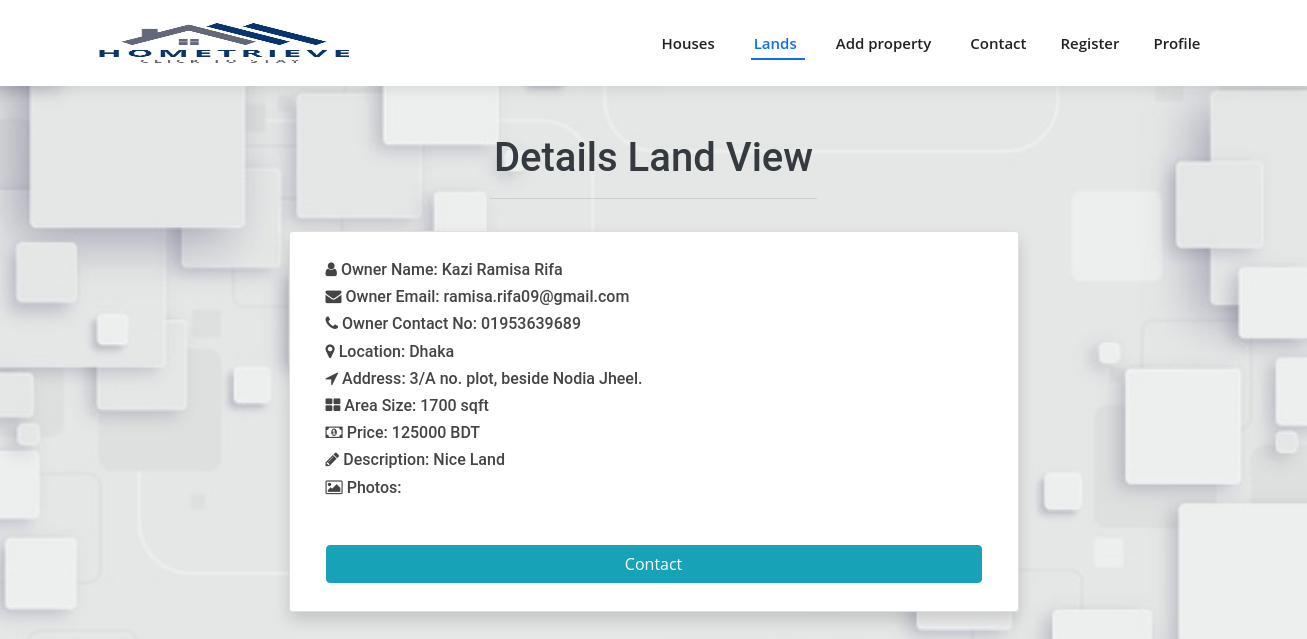
The app's page /view_land_details.php?id=1 (signed in), older data.
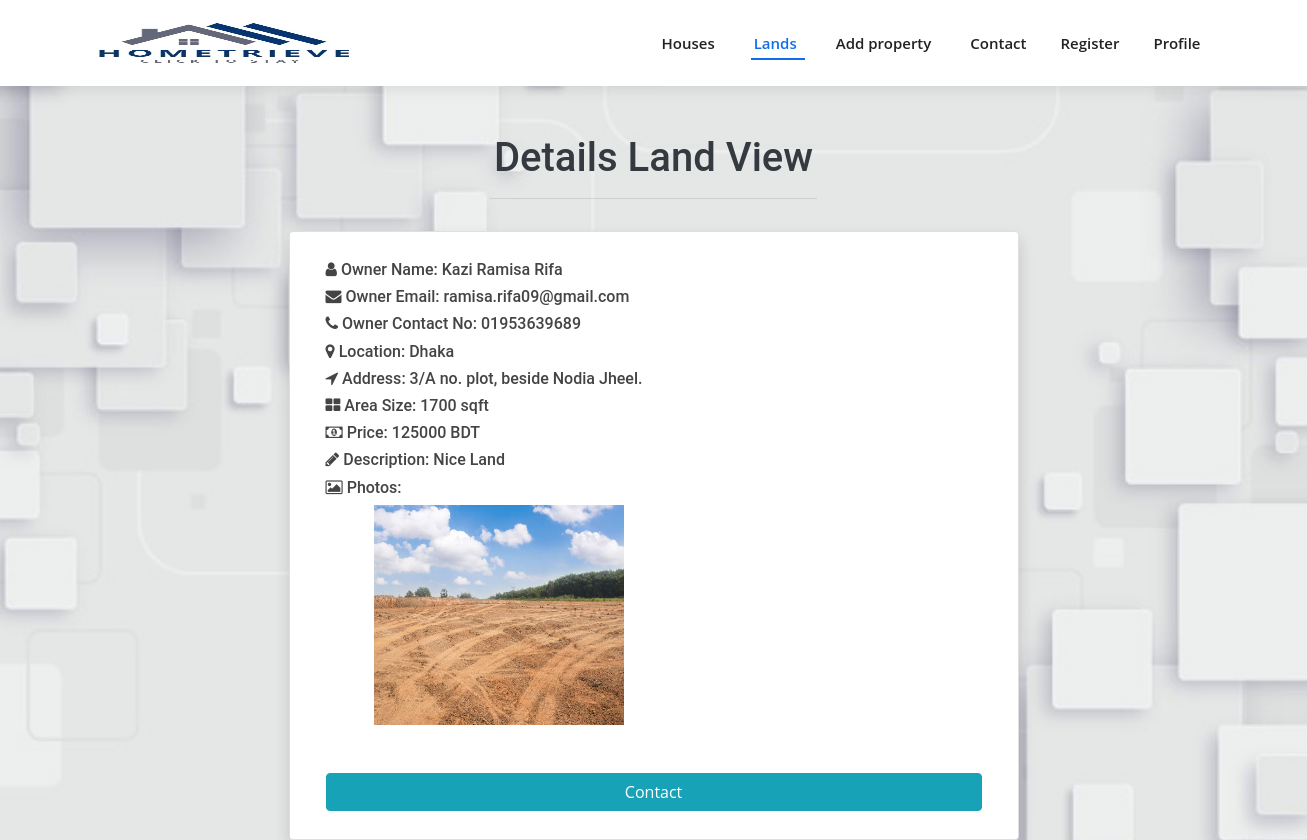
The same page, newer data.
### tables this page shows
CREATE TABLE `land_image` (
  `land_id` int(6) NOT NULL,
  `image` varchar(255) NOT NULL
);

### view_land_details.php (the view, shortened to what this page needs)
<?php
include 'connection.php';
$l_id =  $_GET['id'];
    $sql = "SELECT *
    FROM lands
    WHERE id='$l_id'";
    $result = mysqli_query($conn,$sql);
    $row = mysqli_fetch_array($result)
?>
<!DOCTYPE html>
<html lang="en" dir="ltr">
  <head>
    <link rel="stylesheet" href="https://maxcdn.bootstrapcdn.com/bootstrap/4.5.2/css/bootstrap.min.css">
    <link href="//maxcdn.bootstrapcdn.com/bootstrap/4.0.0/css/bootstrap.min.css" rel="stylesheet" id="bootstrap-css">
    <link rel="stylesheet" href="https://cdnjs.cloudflare.com/ajax/libs/font-awesome/4.7.0/css/font-awesome.min.css">
    <link href="css/style.css" rel="stylesheet">
   </head>
<body>
  <header id="header" class="d-flex align-items-center">
    <div class="container d-flex align-items-center justify-content-between">
      <a href="index.php" class="logo"><img src="assets/image/logo1c.jpeg" alt="Hometrieve"></a>
      <nav id="navbar" class="navbar">
        <ul>
          <li class="dropdown"><a href="#team"><span>Houses</span> <i class="bi bi-chevron-down"></i></a>
          </li>
          <li class="dropdown"><a class="nav-link scrollto active" href="#team"><span>Lands</span> <i class="bi bi-chevron-down"></i></a>
          </li>
          <li class="dropdown"><a href="#team"><span>Add property</span> <i class="bi bi-chevron-down"></i></a>
          </li>
          <li><a class="nav-link " href="contact_us.php">Contact</a></li>
          <li><a class="nav-link " href="signup.php">Register</a></li>
          <?php
          if (empty($_SESSION['logged_in'])) echo '<li><a class="nav-link scrollto" href="login.php">Login</a></li>';
          else {
            echo '<li class="dropdown"><a href="#team"><span>Profile</span><i class="bi bi-chevron-down"></i></a>
            <ul style="text-align:center;">
                <li><span>Welcome</span></li>
                <li><span>' . $username . '</span></li>
                <li><a href="user_profile.php">Profile</a></li>
                <li><a href="logout.php">Logout</a></li>
              </ul>
          </li>';
          }
          ?>
        </ul>
      </nav>
    </div>
  </header>
   <h1 class="text-center text-dark text-capitalize pt-5">Details Land View</h1>
                <hr class="w-25 pt-3">
   <div class="container">
    <div class="row">
        <div class="col-lg-8 mx-auto">
            <ul class="list-group shadow">
                <li class="list-group-item">
                    <div class="media align-items-lg-center flex-column flex-lg-row p-3">
                        <div class="media-body order-2 order-lg-1">
                            <h6><i class="fa fa-user"></i> Owner Name: <?php echo $row['owner_name']; ?></h6>
                            <h6><i class="fa fa-envelope"></i> Owner Email: <?php echo $row['owner_email']; ?></h6>
                            <h6><i class="fa fa-phone"></i> Owner Contact No: <?php echo $row['owner_contact']; ?></h6>
                            <h6><i class="fa fa-map-marker"></i> Location: <?php echo $row['location']; ?></h6>
                            <h6><i class="fa fa-location-arrow"></i> Address: <?php echo $row['address']; ?></h6>
                            <h6><i class="fa fa-th-large"></i> Area Size: <?php echo $row['area_size']; ?> sqft</h6>
                            <h6><i class="fa fa-money"></i> Price: <?php echo $row['price']; ?> BDT</h6>
                            <h6><i class="fa fa-pencil"></i> Description: <?php echo $row['description']; ?></h6>
                            <h6><i class="fa fa-picture-o"></i> Photos:</h6>
                        <?php
                            $sql = "SELECT image
                            FROM land_image
                            WHERE land_id='$l_id'";
                            $result1 = mysqli_query($conn,$sql);
                            while($rows_img = mysqli_fetch_array($result1))
                            {
                        ?>
                            <img src="assets/uploads/<?php echo $rows_img['image']; ?>" alt="Generic placeholder image" width="200" class="ml-lg-5 order-1 order-lg-2">
                        <?php
                            }
                        ?>
                            <div class="row mt-5">
                                <div class="col-md-12">
                                    <button type="submit" onclick="window.location = 'contact_owner.php?id=<?php echo $h_id ?>';" class="btn btn-info btn-block"> Contact  </button>
                                </div>
                            </div>
                        </div>
                    </div>
                </li>
            </ul>
        </div>
    </div>
</div>
</body>
</html>

Row changes from the older to the newer data that the page shows:
added land_image: image (picture)
